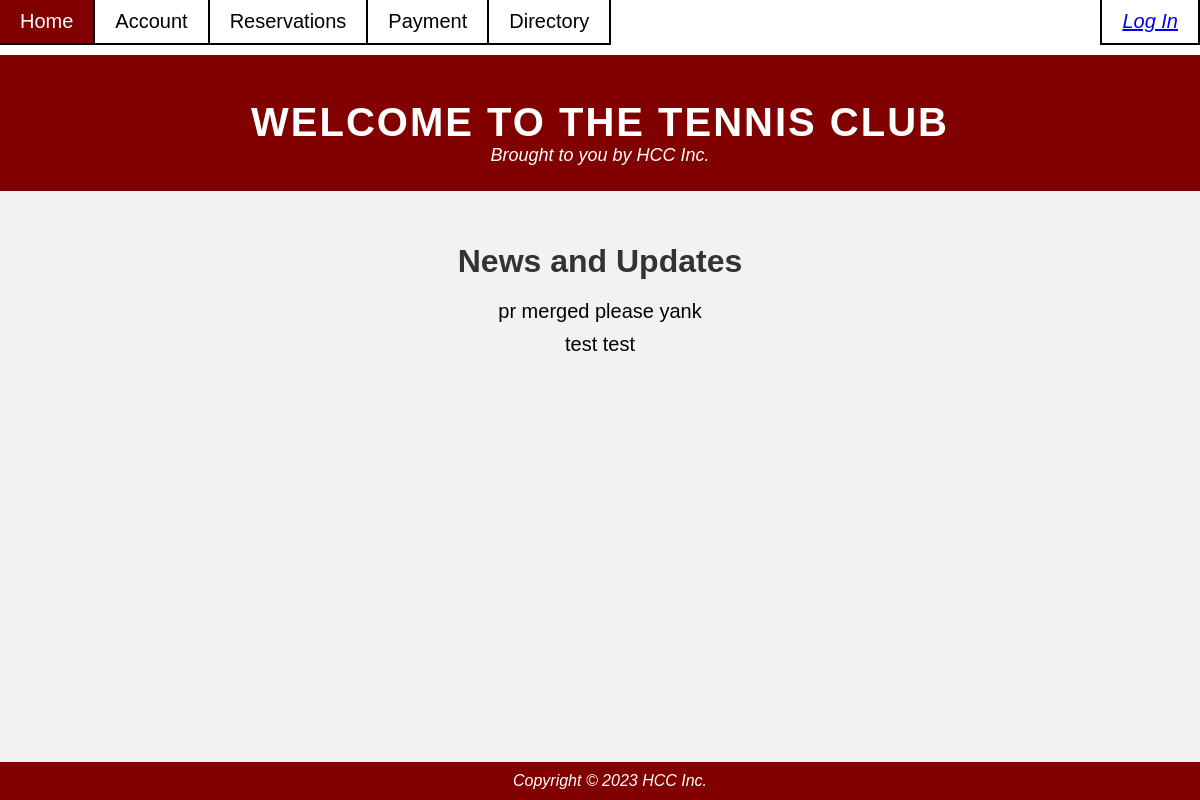
The app's page /, older data.
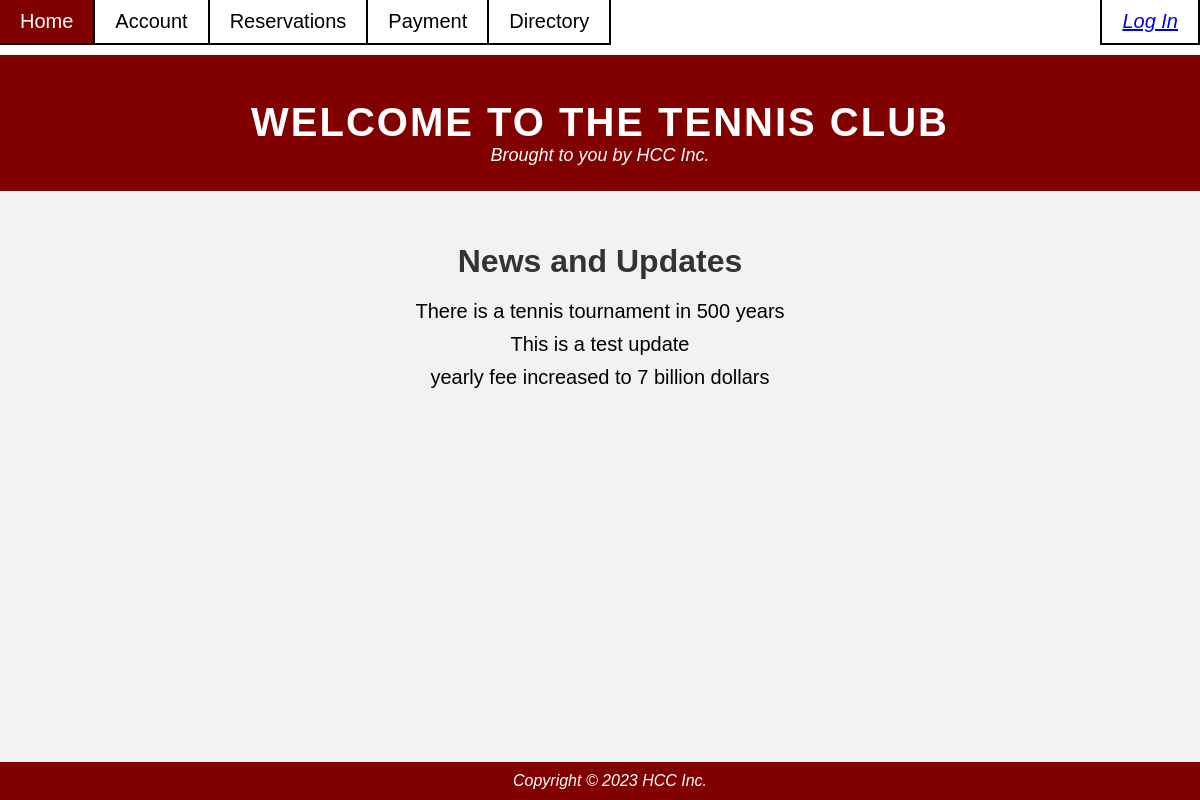
The same page, newer data.
### app/models.py (models this page shows)
class NewsFeed(models.Model):  # This model is for displaying updates and news on the home page
    text = models.TextField()

### app/views.py (the view)
# urls.py: path("", views.home_page, name='home'),
def home_page(request):
    template_name = 'home.html'
    messages = NewsFeed.objects.all()
    context = {
        'messages': messages
    }
    return render(request, template_name, context)

### templates/home.html (shortened to what this page needs)
{% extends "base.html" %}
{% block content %}
<!DOCTYPE html>
<html>
<head>
	<link rel="stylesheet" href="../static/css/style.css">
</head>
<body>
	<header style="padding-top: 100px;">
		<h1>Welcome to The Tennis Club</h1>
		<p>Brought to you by HCC Inc.</p>
	</header>
	<main>
		<section style="text-align: center" ;>
			<h2>News and Updates</h2>
			<ul>
				{% for message in messages %}
				<li>{{ message.text }}</li>
				{% endfor %}
			</ul>
		</section>
	</main>
	<footer>
		<p>Copyright © 2023 HCC Inc.</p>
	</footer>
</body>
</html>
{% endblock content %}

Row changes from the older to the newer data that the page shows:
changed NewsFeed: text "pr merged please yank" → "There is a tennis tournament in 500 years"
changed NewsFeed: text "test test" → "This is a test update"
added NewsFeed: text "yearly fee increased to 7 billion dollars"
